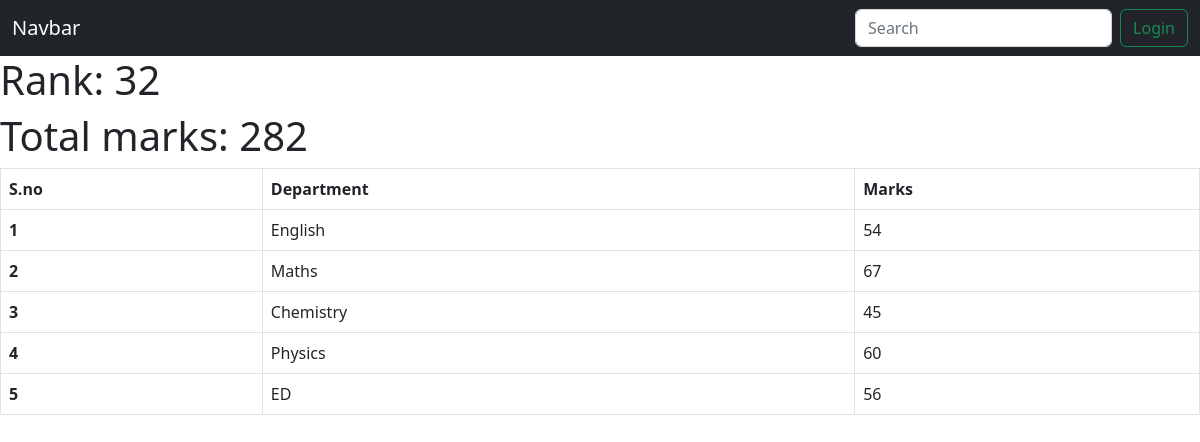
The app's page /see_marks/xwilson@example.com with its own data.
### college/models.py (models this page shows, shortened)
class SubjectMarks(models.Model):
   student=models.ForeignKey(Student, related_name="studentmarks", on_delete=models.CASCADE)
   subject=models.ForeignKey(Subject, related_name="subject", on_delete=models.CASCADE)
   marks=models.IntegerField()
   class Meta:
      unique_together=['student', 'subject']
      verbose_name_plural='Subject Marks'

class Student(models.Model):
   department=models.ForeignKey(Department, related_name="depart", on_delete=models.CASCADE)
   student_id=models.OneToOneField(StudentId, related_name="studentid", on_delete=models.CASCADE)
   name=models.CharField(max_length=100)
   age=models.IntegerField(default=18)
   email=models.EmailField(unique=True)
   address=models.TextField()
   is_deleted=models.BooleanField(default=False)
   objects=StudentManager()            # Student.objects.all() will give data with is_deleted field as false
   admin_objects=models.Manager()            # Student.admin_objects.all() will give data with is_deleted field as True i.e complete data
   class Meta:
      ordering=['name']
      verbose_name='student'

class Report(models.Model):
   student=models.ForeignKey(Student, related_name="studentrank", on_delete=models.CASCADE)
   rank=models.IntegerField()
   date_of_rank_generation=models.DateField(auto_now_add=True)
   class Meta:
      unique_together = ['student', 'date_of_rank_generation']

class Subject(models.Model):
   subject_name=models.CharField(max_length=100)
   def __str__(self):
       return self.subject_name

### college/views.py (the view)
# urls.py: path('see_marks/<email>', see_marks, name='see_marks'),
def see_marks(request, email)->None:
  allSubMarks=SubjectMarks.objects.filter(student__email=email)
  totalMarks=allSubMarks.aggregate(totalMarks=Sum('marks'))
  context={
    "page":"Marksheet",
    "allMarks":allSubMarks,
    "totalMarks":totalMarks,
  }
  return render(request, 'allMarks.html', context)

### college/templates/allMarks.html
{% extends "base-template.html" %}
{% block start %}
<div>
  <h1>Rank: {{allMarks.first.student.studentrank.first.rank}}</h1>
  <h1>Total marks: {{totalMarks.totalMarks}}</h1>
  <table class="table table-bordered mt-6">
    <thead>
      <tr>
        <th scope="col">S.no</th>
        <th colspan="2">Department</th>
        <th scope="col">Marks</th>
      </tr>
    </thead>
    <tbody>
      {% for marks in allMarks %}
      <tr>
        <th scope="row">{{forloop.counter}}</th>
        <td colspan="2">{{marks.subject}}</td>
        <td>{{marks.marks}}</td>
      </tr>
      {% endfor %}
    </tbody>
  </table>
</div>
{% endblock %}

### records on screen
SubjectMarks: first.student.studentrank.first.rank "32", subject "English", marks "54"
SubjectMarks: subject "Maths", marks "67"
SubjectMarks: subject "Chemistry", marks "45"
SubjectMarks: subject "Physics", marks "60"
SubjectMarks: subject "ED", marks "56"

### other values on screen
{{ totalMarks.totalMarks }} "282"
